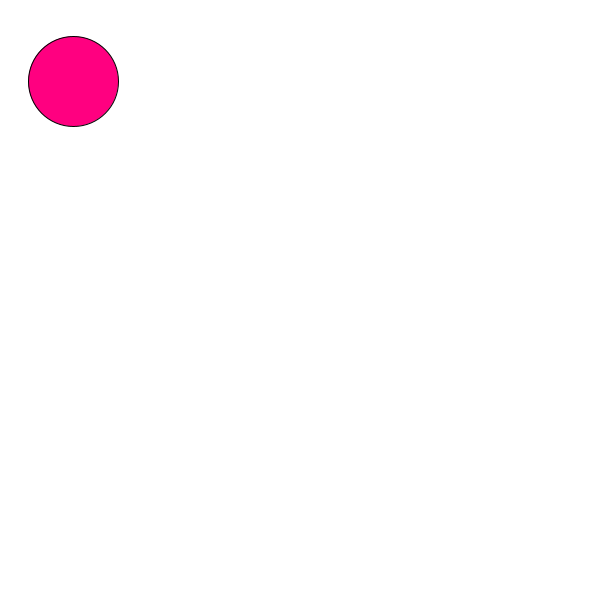
Frame 1 (no input)
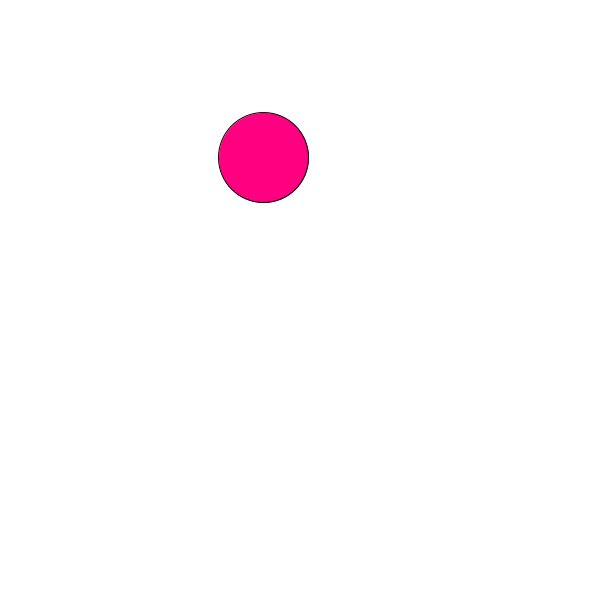
Frame 60 (the mouse pressed at the canvas centre just before this capture)
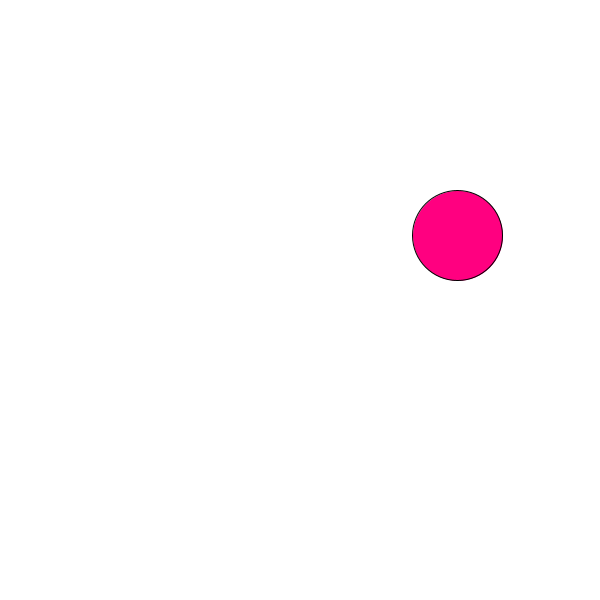
Frame 120 (the mouse held since frame 60 and released just before this capture)

The Processing sketch that drew these frames (run headless with seeded random() and noise(); from frame 60 on, the mouse is pressed at the canvas centre):

// Processing sketch: processing_33798
// ── processing_33798.pde

float ball_x = 70;
float ball_y = 80;
float x_speed = random(5);
float y_speed = random(5);
float ball_w = 90;

void setup() {
size(600, 600);
  }


void draw() {
moveBall();
checkEdgeOfScreen();
fill(255,0,128);
ellipse(ball_x, ball_y, ball_w, ball_w);
  }

void moveBall() {
background(255);
ball_x +=x_speed;
ball_y +=y_speed;
  }

void checkEdgeOfScreen() {
if (ball_x > width- ball_w/2) {
x_speed = x_speed * -1;
}else if(ball_x< ball_w/2){
x_speed = x_speed * -1;
  }


if (ball_y > height- ball_w/2) {
y_speed = y_speed * -1;
}else if (ball_y < ball_w/2){
y_speed = y_speed * -1;
  }



}
